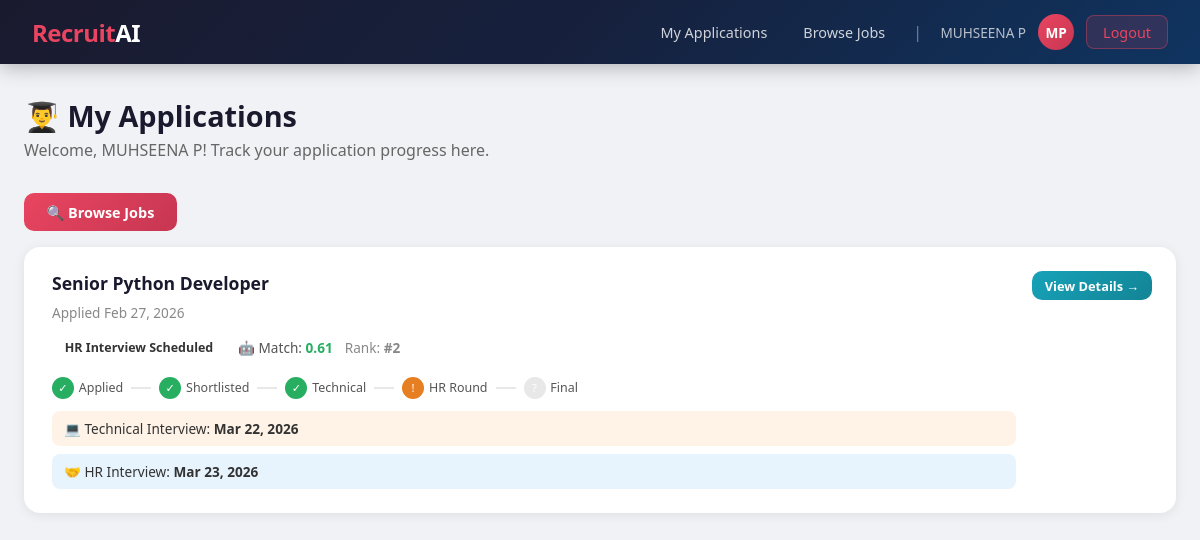
The app's page /candidate/dashboard/ (signed in), older data.
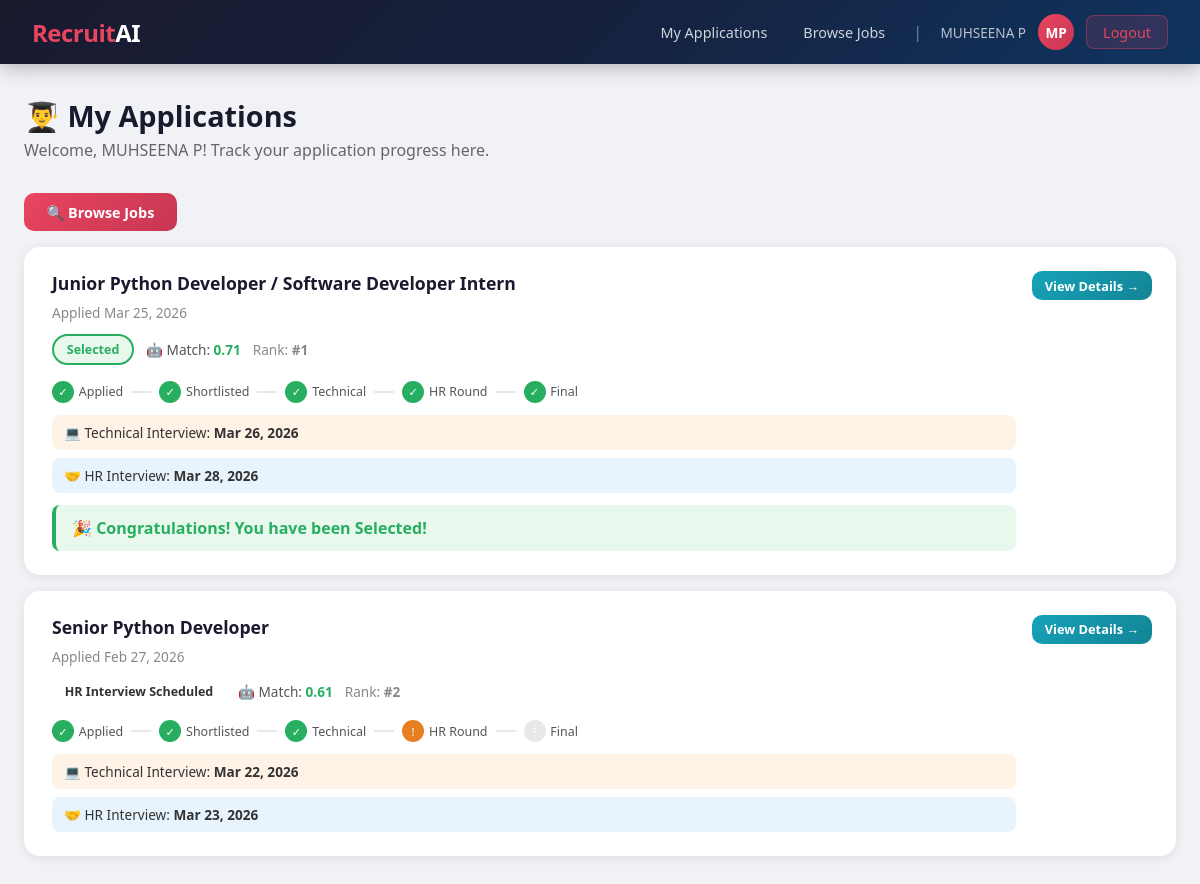
The same page, newer data.
### core/models.py (models this page shows, shortened)
class Application(models.Model):
    STATUS_CHOICES = [
        ('applied', 'Applied'),
        ('not_shortlisted', 'Not Shortlisted'),
        ('shortlisted', 'Shortlisted'),
        ('technical_scheduled', 'Technical Interview Scheduled'),
        ('technical_completed', 'Technical Interview Completed'),
        ('hr_scheduled', 'HR Interview Scheduled'),
        ('hr_completed', 'HR Interview Completed'),
        ('system_recommended', 'System Recommended'),
        ('selected', 'Selected'),
        ('rejected', 'Rejected'),
    ]
    RECOMMENDATION_CHOICES = [
        ('selected', 'Selected'),
        ('rejected', 'Rejected'),
    ]
    job = models.ForeignKey(
        Job,
        on_delete=models.CASCADE,
        related_name='applications'
    )
    candidate = models.ForeignKey(
        User,
        on_delete=models.CASCADE,
        related_name='applications'
    )
    resume = models.FileField(
        upload_to='resumes/'
    )
    resume_text = models.TextField(
        blank=True
    )
    status = models.CharField(
        max_length=30,
        choices=STATUS_CHOICES,
        default='applied',
        null=False,
        blank=False
    )
    rank = models.IntegerField(
        null=True,
        blank=True
    )
    applied_at = models.DateTimeField(
        auto_now_add=True
    )
    updated_at = models.DateTimeField(
        auto_now=True
    )
    resume_score = models.FloatField(
        null=True,
        blank=True
    )
    missing_skills = models.TextField(
        blank=True
    )
    rejection_reason = models.TextField(
        blank=True
    )
    technical_date = models.DateField(
        null=True,
        blank=True
    )
    technical_time = models.TimeField(
        null=True,
        blank=True
    )
    technical_interviewer = models.CharField(
        max_length=100,
        blank=True
    )
    technical_score = models.FloatField(
        null=True,
        blank=True
    )
    technical_attended = models.BooleanField(
        null=True,
        blank=True
    )
    technical_feedback = models.TextField(
        blank=True
    )
    hr_date = models.DateField(
        null=True,
        blank=True
    )
    hr_time = models.TimeField(
        null=True,
        blank=True
    )
    hr_interviewer = models.CharField(
        max_length=100,
        blank=True
    )
    hr_score = models.FloatField(
        null=True,
        blank=True
    )
    hr_attended = models.BooleanField(
        null=True,
        blank=True
    )
    hr_feedback = models.TextField(
        blank=True
    )
    final_score = models.FloatField(
        null=True,
        blank=True
    )
    system_recommendation = models.CharField(
        max_length=10,
        choices=RECOMMENDATION_CHOICES,
        null=True,
        blank=True
    )
    final_decision = models.CharField(
        max_length=10,
        choices=RECOMMENDATION_CHOICES,
        null=True,
        blank=True
    )
    hr_decision_notes = models.TextField(
        blank=True
    )
    class Meta:
        unique_together = ('job', 'candidate')
        ordering = ['-resume_score']

class Job(models.Model):
    hr = models.ForeignKey(
        User,
        on_delete=models.CASCADE,
        related_name='jobs'
    )
    title = models.CharField(
        max_length=200
    )
    required_skills = models.TextField(
        help_text="Comma-separated skills"
    )
    required_experience = models.CharField(
        max_length=100
    )
    description = models.TextField()
    start_date = models.DateField(
        null=True,
        blank=True
    )
    end_date = models.DateField(
        null=True,
        blank=True
    )
    created_at = models.DateTimeField(
        auto_now_add=True
    )
    updated_at = models.DateTimeField(
        auto_now=True
    )

### core/views.py (the view)
    @login_required
    def wrapper(request, *args, **kwargs):
        if not hasattr(request.user, 'profile') or not request.user.profile.is_candidate():
            messages.error(request, "Access denied. Candidates only.")
            return redirect('dashboard')
        return func(request, *args, **kwargs)

### core/models.py (called while the page is built)
    def is_hr(self):
        return self.role == 'hr'

    def is_candidate(self):
        return self.role == 'candidate'

### core/views.py (called while the page is built)
def require_candidate(func):
    @login_required
    def wrapper(request, *args, **kwargs):
        if not hasattr(request.user, 'profile') or not request.user.profile.is_candidate():
            messages.error(request, "Access denied. Candidates only.")
            return redirect('dashboard')
        return func(request, *args, **kwargs)
    wrapper.__name__ = func.__name__
    return wrapper

@require_candidate
def candidate_dashboard(request):
    applications = Application.objects.filter(
        candidate=request.user
    ).select_related('job').order_by('-applied_at')
    return render(request, 'core/candidate_dashboard.html', {
        'applications': applications
    })

### core/templates/core/candidate_dashboard.html (shortened to what the changed rows need)
{% extends 'core/base.html' %}
{% block content %}
<div class="container">
    <div class="page-header">
        <h1>👨‍🎓 My Applications</h1>
    </div>
    {% if applications %}
    {% for app in applications %}
    <div class="job-card">
        <div style="display:flex; justify-content:space-between; align-items:flex-start; flex-wrap:wrap; gap:1rem;">
            <div style="flex:1;">
                <div class="job-card-title">{{ app.job.title }}</div>
                <div class="job-card-meta">Applied {{ app.applied_at|date:"M d, Y" }}</div>
                <div style="margin-top:0.75rem; display:flex; gap:0.75rem; flex-wrap:wrap; align-items:center;">
                    <span class="badge badge-{{ app.status }}">{{ app.get_status_display }}</span>
                    {% if app.resume_score is not None %}
                    <span style="font-size:0.85rem; color:#555;">
                        🤖 Match: <strong style="color:{% if app.resume_score >= 0.6 %}#27ae60{% else %}#e74c3c{% endif %}">
                            {{ app.resume_score|floatformat:2 }}
                        </strong>
                    </span>
                    {% endif %}
                    {% if app.rank %}
                    <span style="font-size:0.85rem; color:#888;">Rank: <strong>#{{ app.rank }}</strong></span>
                    {% endif %}
                </div>
                <div style="margin-top:1rem; display:flex; gap:0.5rem; flex-wrap:wrap;">
                    <div style="display:flex; align-items:center; gap:0.3rem;">
                        <div style="width:22px; height:22px; border-radius:50%; background:{% if app.status != 'applied' or app.status == 'applied' %}#27ae60{% else %}#e8e8e8{% endif %}; display:flex; align-items:center; justify-content:center; font-size:0.7rem; color:#fff;">✓</div>
                        <span style="font-size:0.78rem; color:#555;">Applied</span>
                    </div>
                    <div style="width:20px; height:2px; background:#e8e8e8; margin-top:10px;"></div>
                    <div style="display:flex; align-items:center; gap:0.3rem;">
                        <div style="width:22px; height:22px; border-radius:50%; background:{% if app.status in 'shortlisted,technical_scheduled,technical_completed,hr_scheduled,hr_completed,system_recommended,selected' %}#27ae60{% elif app.status == 'not_shortlisted' %}#e74c3c{% else %}#e8e8e8{% endif %}; display:flex; align-items:center; justify-content:center; font-size:0.7rem; color:#fff;">
                            {% if app.status == 'not_shortlisted' %}✗{% else %}✓{% endif %}
                        </div>
                        <span style="font-size:0.78rem; color:#555;">Shortlisted</span>
                    </div>
                    <div style="width:20px; height:2px; background:#e8e8e8; margin-top:10px;"></div>
                    <div style="display:flex; align-items:center; gap:0.3rem;">
                        <div style="width:22px; height:22px; border-radius:50%; background:{% if app.status in 'technical_completed,hr_scheduled,hr_completed,system_recommended,selected' %}#27ae60{% elif app.status == 'technical_scheduled' %}#e67e22{% else %}#e8e8e8{% endif %}; display:flex; align-items:center; justify-content:center; font-size:0.7rem; color:#fff;">
                            {% if app.status == 'technical_scheduled' %}!{% else %}✓{% endif %}
                        </div>
                        <span style="font-size:0.78rem; color:#555;">Technical</span>
                    </div>
                    <div style="width:20px; height:2px; background:#e8e8e8; margin-top:10px;"></div>
                    <div style="display:flex; align-items:center; gap:0.3rem;">
                        <div style="width:22px; height:22px; border-radius:50%; background:{% if app.status in 'hr_completed,system_recommended,selected' %}#27ae60{% elif app.status == 'hr_scheduled' %}#e67e22{% else %}#e8e8e8{% endif %}; display:flex; align-items:center; justify-content:center; font-size:0.7rem; color:#fff;">
                            {% if app.status == 'hr_scheduled' %}!{% else %}✓{% endif %}
                        </div>
                        <span style="font-size:0.78rem; color:#555;">HR Round</span>
                    </div>
                    <div style="width:20px; height:2px; background:#e8e8e8; margin-top:10px;"></div>
                    <div style="display:flex; align-items:center; gap:0.3rem;">
                        <div style="width:22px; height:22px; border-radius:50%; background:{% if app.status == 'selected' %}#27ae60{% elif app.status == 'rejected' %}#e74c3c{% else %}#e8e8e8{% endif %}; display:flex; align-items:center; justify-content:center; font-size:0.7rem; color:#fff;">
                            {% if app.status == 'selected' %}✓{% elif app.status == 'rejected' %}✗{% else %}?{% endif %}
                        </div>
                        <span style="font-size:0.78rem; color:#555;">Final</span>
                    </div>
                </div>
                {% if app.technical_date %}
                <div style="margin-top:0.75rem; padding:0.5rem 0.75rem; background:#fff3e8; border-radius:8px; font-size:0.85rem;">
                    💻 Technical Interview: <strong>{{ app.technical_date|date:"M d, Y" }}</strong>
                </div>
                {% endif %}
                {% if app.hr_date %}
                <div style="margin-top:0.5rem; padding:0.5rem 0.75rem; background:#e8f4fd; border-radius:8px; font-size:0.85rem;">
                    🤝 HR Interview: <strong>{{ app.hr_date|date:"M d, Y" }}</strong>
                </div>
                {% endif %}
                {% if app.status == 'selected' %}
                <div style="margin-top:0.75rem; padding:0.75rem 1rem; background:#e8f8ed; border-radius:8px; border-left:4px solid #27ae60;">
                    🎉 <strong style="color:#27ae60;">Congratulations! You have been Selected!</strong>
                </div>
                {% elif app.status == 'rejected' %}
                <div style="margin-top:0.75rem; padding:0.75rem 1rem; background:#fde8e8; border-radius:8px; border-left:4px solid #e74c3c;">
                    <strong style="color:#e74c3c;">Thank you for applying. Better luck next time!</strong>
                </div>
                {% endif %}
            </div>
            <div>
                <a href="{% url 'application_status' app.pk %}" class="btn btn-info btn-sm">View Details →</a>
            </div>
        </div>
    </div>
    {% endfor %}
    {% else %}
    <div class="card" style="text-align:center; padding:3rem;">
        <div style="font-size:3rem; margin-bottom:1rem;">📭</div>
        <p style="color:#888; margin-bottom:1rem;">You haven't applied to any jobs yet.</p>
        <a href="{% url 'job_list' %}" class="btn btn-primary">Browse Available Jobs</a>
    </div>
    {% endif %}
</div>
{% endblock %}

Row changes from the older to the newer data that the page shows:
added Application: job "Junior Python Developer / Software Developer Intern", applied_at "Mar 25, 2026", status "Selected", resume_score "0.71", rank "1", technical_date "Mar 26, 2026", hr_date "Mar 28, 2026", shows "Congratulations! You have been Selected!"
